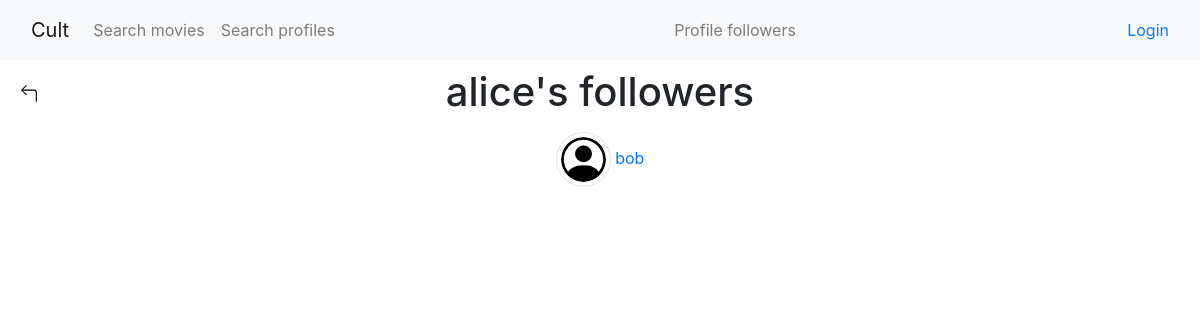
The app's page /profile/1/followers/, older data.
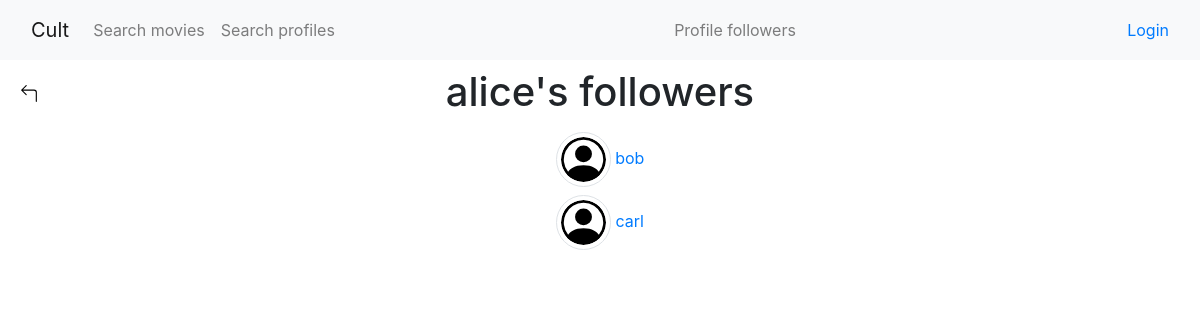
The same page, newer data.
### core/models.py (models this page shows, shortened)
class Profile(models.Model):
    user = models.OneToOneField(get_user_model(), on_delete=models.CASCADE)
    propic = models.ImageField(                             # profile picture
        upload_to='profile_pictures',
        default=join('static', 'default_propic.svg'),
        blank=True)
    bio = models.TextField(blank=True)                      # biography
    stars = models.ManyToManyField(                         # starred reviews
        'Review',
        through='Star',
        related_name='stars',
        blank=True)
    reviews = models.ManyToManyField(                       # movies reviews
        Movie,
        through='Review',
        related_name='reviews',
        blank=True)
    logs = models.ManyToManyField(                          # logged movies
        Movie,
        through='Log',
        related_name='logs',
        blank=True)
    watchlists = models.ManyToManyField(                    # watchlisted movies
        Movie,
        through='WatchList',
        related_name='watchlists',
        blank=True)
    favourites = models.ManyToManyField(                    # favourites movies
        Movie,
        through='Favourite',
        related_name='favourites',
        blank=True
    )
    follows = models.ManyToManyField(                       # followed profiles
        'self',
        through='Follow',
        related_name='followers',
        symmetrical=False,
        blank=True)

### core/views.py (the view)
# urls.py: path('profile/<pk>/followers/', FollowersView.as_view(), name='followers_list'),
class FollowersView(FollowingView):
    def get_queryset(self):
        profile = get_object_or_404(Profile, user__profile__pk=self.kwargs['pk'])
        return profile.followers.all().order_by('user__username')
    def get_context_data(self, **kwargs):
        context = super().get_context_data(**kwargs)
        context['profile'] = get_object_or_404(Profile, user__profile__pk=self.kwargs['pk'])
        context['reason'] = 'followers'
        return context

### core/templatetags/user_groups.py (called while the page is built)
@register.filter(name='in_group')
def in_group(user, group_name):
    if user.is_authenticated:
        return user.groups.filter(name=group_name).exists()
    return False

### core/views.py (called while the page is built)
    def get_context_data(self, **kwargs):
        context = super().get_context_data(**kwargs)
        context['profile'] = get_object_or_404(Profile, user__profile__pk=self.kwargs['pk'])
        context['reason'] = 'following'
        return context

### core/templates/follow_list.html (shortened to what this page needs)
{% extends "base.html" %}
{% load static %}
{% block header %}
{% if reason == 'following' %}
        Profile followings
    {% elif reason == 'followers' %}
        Profile followers
    {% endif %}
{% endblock %}
{% block content %}
<div style="position: absolute; top: 80px; left: 20px; z-index: 10;">
    <a href="javascript:history.back()">
        <img src="{% static 'back.svg' %}" alt="" width="18" height="18">
    </a>
</div>
<div style="text-align: center;" class="mt-2">
    {% if reason == 'following' %}
        <h1>Profiles {{profile.user.username}} follows</h1>
    {% elif reason == 'followers' %}
        <h1>{{profile.user.username}}'s followers</h1>
    {% endif %}
</div>
<div class="container d-flex flex-column align-items-center">
    {% for follow in object %}
        <div class="mt-2">
            <img style="width:55px;height:55px" class="object-fit-fill rounded-circle img-thumbnail"
            src="{{ follow.propic.url }}" alt="{{ follow.user.username }}">
            <a href="{% url 'core:profile_page' follow.pk %}">
                {{ follow.user.username }}
            </a>
        </div>
    {% endfor %}
</div>
{% endblock %}

Row changes from the older to the newer data that the page shows:
added Profile: propic (placeholder picture), user.username "carl"
